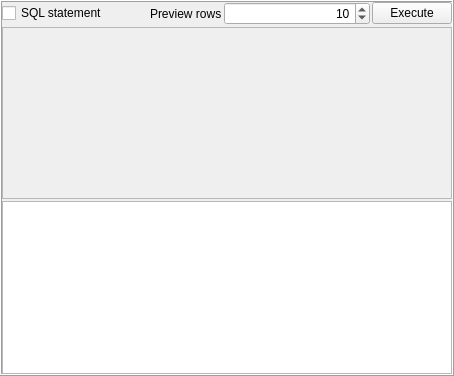
<?xml version="1.0" encoding="UTF-8"?>
<ui version="4.0">
 <class>SQLPreviewGUI</class>
 <widget class="QFrame" name="SQLPreviewGUI">
  <property name="geometry">
   <rect>
    <x>0</x>
    <y>0</y>
    <width>454</width>
    <height>376</height>
   </rect>
  </property>
  <property name="windowTitle">
   <string/>
  </property>
  <property name="frameShape">
   <enum>QFrame::Box</enum>
  </property>
  <property name="frameShadow">
   <enum>QFrame::Raised</enum>
  </property>
  <layout class="QVBoxLayout" name="mFrameLayout">
   <property name="spacing">
    <number>2</number>
   </property>
   <property name="leftMargin">
    <number>0</number>
   </property>
   <property name="topMargin">
    <number>0</number>
   </property>
   <property name="rightMargin">
    <number>0</number>
   </property>
   <property name="bottomMargin">
    <number>0</number>
   </property>
   <item>
    <layout class="QVBoxLayout" name="mConfigLayout">
     <property name="spacing">
      <number>2</number>
     </property>
     <item>
      <layout class="QHBoxLayout" name="horizontalLayout_2" stretch="1,0,1,0">
       <property name="spacing">
        <number>2</number>
       </property>
       <item>
        <widget class="QCheckBox" name="mSQLBox">
         <property name="text">
          <string>SQL statement</string>
         </property>
        </widget>
       </item>
       <item>
        <widget class="QLabel" name="label">
         <property name="text">
          <string>Preview rows</string>
         </property>
        </widget>
       </item>
       <item>
        <widget class="QSpinBox" name="mPreviewSpin">
         <property name="alignment">
          <set>Qt::AlignRight|Qt::AlignTrailing|Qt::AlignVCenter</set>
         </property>
         <property name="maximum">
          <number>100</number>
         </property>
         <property name="value">
          <number>10</number>
         </property>
        </widget>
       </item>
       <item>
        <widget class="QPushButton" name="mExecuteBtn">
         <property name="enabled">
          <bool>true</bool>
         </property>
         <property name="text">
          <string>Execute</string>
         </property>
        </widget>
       </item>
      </layout>
     </item>
     <item>
      <layout class="QHBoxLayout" name="horizontalLayout" stretch="1">
       <property name="spacing">
        <number>2</number>
       </property>
       <item>
        <widget class="QTextEdit" name="mSQLTxt">
         <property name="enabled">
          <bool>false</bool>
         </property>
        </widget>
       </item>
      </layout>
     </item>
    </layout>
   </item>
   <item>
    <widget class="SampleTableView" name="mSQLView"/>
   </item>
  </layout>
 </widget>
 <customwidgets>
  <customwidget>
   <class>SampleTableView</class>
   <extends>QTableView</extends>
   <header>plugin/gui/sample_table/sample_table_view.h</header>
  </customwidget>
 </customwidgets>
 <resources/>
 <connections>
  <connection>
   <sender>mExecuteBtn</sender>
   <signal>clicked()</signal>
   <receiver>SQLPreviewGUI</receiver>
   <slot>onExecute()</slot>
   <hints>
    <hint type="sourcelabel">
     <x>410</x>
     <y>40</y>
    </hint>
    <hint type="destinationlabel">
     <x>226</x>
     <y>187</y>
    </hint>
   </hints>
  </connection>
  <connection>
   <sender>mSQLBox</sender>
   <signal>clicked(bool)</signal>
   <receiver>SQLPreviewGUI</receiver>
   <slot>onSQL(bool)</slot>
   <hints>
    <hint type="sourcelabel">
     <x>77</x>
     <y>17</y>
    </hint>
    <hint type="destinationlabel">
     <x>226</x>
     <y>187</y>
    </hint>
   </hints>
  </connection>
 </connections>
 <slots>
  <slot>onExecute()</slot>
  <slot>onSQL(bool)</slot>
 </slots>
</ui>
